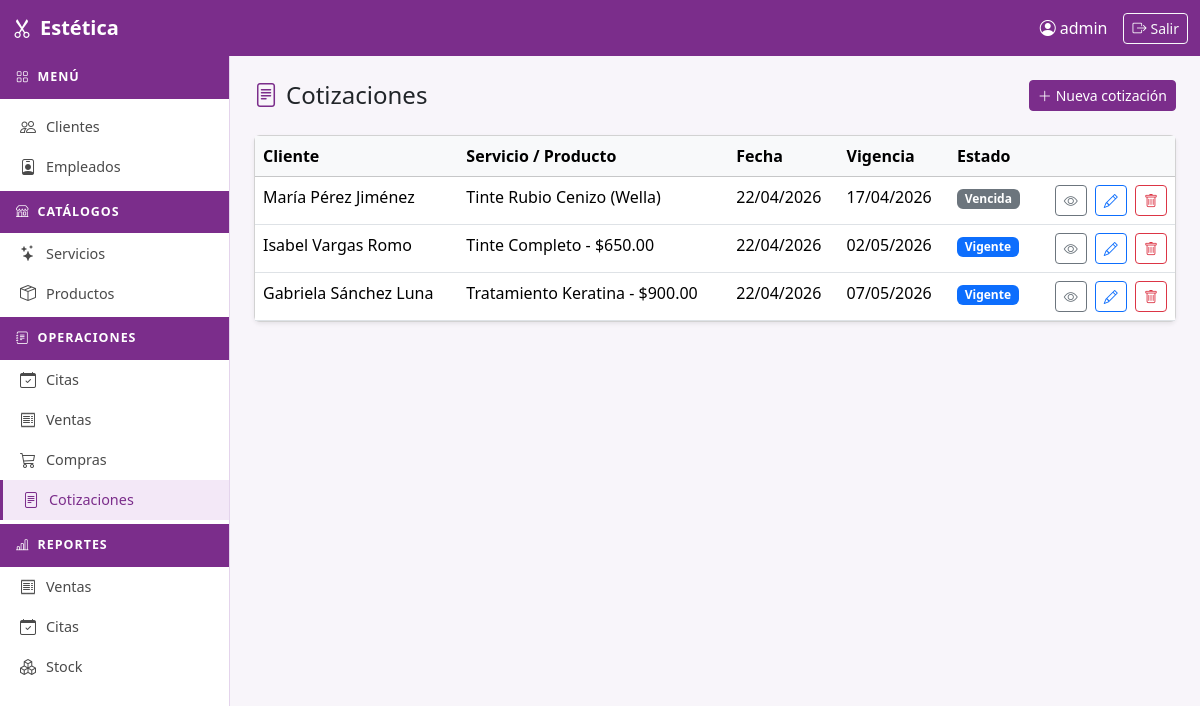
The app's page /operaciones/cotizaciones/ (signed in) with its own data.
### apps/operaciones/models.py (models this page shows, shortened)
class Cotizacion(models.Model):
    ESTADO_CHOICES = [
        ('vigente', 'Vigente'),
        ('aceptada', 'Aceptada'),
        ('vencida', 'Vencida'),
        ('rechazada', 'Rechazada'),
    ]
    cliente = models.ForeignKey(Cliente, on_delete=models.CASCADE, related_name='cotizaciones')
    servicio = models.ForeignKey(Servicio, on_delete=models.SET_NULL, null=True, blank=True, related_name='cotizaciones')
    producto = models.ForeignKey(Producto, on_delete=models.SET_NULL, null=True, blank=True, related_name='cotizaciones')
    fecha = models.DateTimeField(auto_now_add=True)
    vigencia = models.DateField()
    estado = models.CharField(max_length=20, choices=ESTADO_CHOICES, default='vigente')
    activo = models.BooleanField(default=True)
    class Meta:
        verbose_name = 'Cotización'
        verbose_name_plural = 'Cotizaciones'
        ordering = ['-fecha']

### apps/clientes/models.py (models this page shows)
class Cliente(models.Model):
    nombre = models.CharField(max_length=50)
    telefono = models.CharField(max_length=50)
    email = models.CharField(max_length=100, blank=True)
    fecha_registro = models.DateTimeField(auto_now_add=True)
    activo = models.BooleanField(default=True)
    class Meta:
        verbose_name = 'Cliente'
        verbose_name_plural = 'Clientes'
        ordering = ['nombre']
    def __str__(self):
        return self.nombre

### apps/servicios/models.py (models this page shows, shortened)
class Producto(models.Model):
    nombre = models.CharField(max_length=50)
    marca = models.CharField(max_length=50)
    costo = models.FloatField()
    precio_venta = models.FloatField()
    stock_actual = models.IntegerField()
    stock_minimo = models.IntegerField()
    activo = models.BooleanField(default=True)
    class Meta:
        verbose_name = 'Producto'
        verbose_name_plural = 'Productos'
        ordering = ['nombre']
    def __str__(self):
        return f'{self.nombre} ({self.marca})'

class Servicio(models.Model):
    CATEGORIA_CHOICES = [
        ('corte', 'Corte'),
        ('color', 'Color'),
        ('tratamiento', 'Tratamiento'),
        ('unas', 'Uñas'),
        ('maquillaje', 'Maquillaje'),
        ('otro', 'Otro'),
    ]
    nombre = models.CharField(max_length=50)
    categoria = models.CharField(max_length=50, choices=CATEGORIA_CHOICES)
    precio_base = models.DecimalField(max_digits=10, decimal_places=2)
    activo = models.BooleanField(default=True)
    class Meta:
        verbose_name = 'Servicio'
        verbose_name_plural = 'Servicios'
        ordering = ['categoria', 'nombre']
    def __str__(self):
        return f'{self.nombre} - ${self.precio_base}'

### apps/operaciones/views.py (the view)
# urls.py: path('cotizaciones/', views.cotizacion_list, name='cotizacion_list'),
@login_required
def cotizacion_list(request):
    qs = Cotizacion.objects.filter(activo=True).select_related('cliente', 'servicio', 'producto')
    return render(request, 'operaciones/cotizacion_list.html', {'cotizaciones': _paginate(qs, request)})

### apps/operaciones/views.py (called while the page is built)
def _paginate(queryset, request):
    paginator = Paginator(queryset, 10)
    page = request.GET.get('page')
    try:
        return paginator.page(page)
    except PageNotAnInteger:
        return paginator.page(1)
    except EmptyPage:
        return paginator.page(paginator.num_pages)

### templates/operaciones/cotizacion_list.html (shortened to what this page needs)
{% extends "base.html" %}
{% block content %}
<div class="d-flex justify-content-between align-items-center mb-4">
  <h4 class="mb-0"><i class="bi bi-file-text me-2" style="color:#7b2d8b"></i>Cotizaciones</h4>
  <a href="{% url 'operaciones:cotizacion_create' %}" class="btn btn-primary btn-sm"><i class="bi bi-plus-lg me-1"></i>Nueva cotización</a>
</div>
<div class="card shadow-sm">
  <div class="card-body p-0">
    <table class="table table-hover mb-0">
      <thead class="table-light">
        <tr><th>Cliente</th><th>Servicio / Producto</th><th>Fecha</th><th>Vigencia</th><th>Estado</th><th></th></tr>
      </thead>
      <tbody>
        {% for q in cotizaciones %}
        <tr>
          <td>{{ q.cliente }}</td>
          <td>{{ q.servicio|default:q.producto|default:"—" }}</td>
          <td>{{ q.fecha|date:"d/m/Y" }}</td>
          <td>{{ q.vigencia|date:"d/m/Y" }}</td>
          <td><span class="badge badge-{{ q.estado }}">{{ q.get_estado_display }}</span></td>
          <td class="text-end">
            <a href="{% url 'operaciones:cotizacion_detail' q.pk %}" class="btn btn-sm btn-outline-secondary me-1"><i class="bi bi-eye"></i></a>
            <a href="{% url 'operaciones:cotizacion_update' q.pk %}" class="btn btn-sm btn-outline-primary me-1"><i class="bi bi-pencil"></i></a>
            <a href="{% url 'operaciones:cotizacion_delete' q.pk %}" class="btn btn-sm btn-outline-danger"><i class="bi bi-trash"></i></a>
          </td>
        </tr>
        {% empty %}
        <tr><td colspan="6" class="text-center text-muted py-4">Sin cotizaciones registradas.</td></tr>
        {% endfor %}
      </tbody>
    </table>
  </div>
</div>
{% endblock %}

### templates/base.html (shortened to what this page needs)
<!DOCTYPE html>
<html lang="es">
<head>
  <link rel="stylesheet" href="https://cdn.jsdelivr.net/npm/bootstrap@5.3.3/dist/css/bootstrap.min.css">
  <link rel="stylesheet" href="https://cdn.jsdelivr.net/npm/bootstrap-icons@1.11.3/font/bootstrap-icons.min.css">
</head>
<body>
<nav class="navbar navbar-estetica fixed-top">
  <div class="container-fluid">
    <a class="navbar-brand fw-bold fs-5" href="/">
      <i class="bi bi-scissors me-2"></i>Estética
    </a>
    {% if user.is_authenticated %}
    <div class="d-flex align-items-center gap-3">
      <span class="navbar-text">
        <i class="bi bi-person-circle me-1"></i>{{ user.get_full_name|default:user.username }}
      </span>
      <form method="post" action="/auth/logout/" class="m-0">
        <button type="submit" class="btn btn-sm btn-outline-light">
          <i class="bi bi-box-arrow-right me-1"></i>Salir
        </button>
      </form>
    </div>
    {% endif %}
  </div>
</nav>
{% if user.is_authenticated %}
<nav id="sidebar">
  <div class="sidebar-header"><i class="bi bi-grid me-2"></i>Menú</div>
  <ul class="nav flex-column py-2">
    <li class="nav-item">
      <a class="nav-link {% if request.resolver_match.app_name == 'clientes' %}active{% endif %}"
         href="{% url 'clientes:list' %}">
        <i class="bi bi-people"></i> Clientes
      </a>
    </li>
    <li class="nav-item">
      <a class="nav-link {% if request.resolver_match.app_name == 'empleados' %}active{% endif %}"
         href="{% url 'empleados:list' %}">
        <i class="bi bi-person-badge"></i> Empleados
      </a>
    </li>
    <div class="sidebar-header mt-1"><i class="bi bi-shop me-2"></i>Catálogos</div>
    <li class="nav-item">
      <a class="nav-link {% if 'servicio_list' in request.resolver_match.url_name %}active{% endif %}"
         href="{% url 'servicios:servicio_list' %}">
        <i class="bi bi-stars"></i> Servicios
      </a>
    </li>
    <li class="nav-item">
      <a class="nav-link {% if 'producto_list' in request.resolver_match.url_name %}active{% endif %}"
         href="{% url 'servicios:producto_list' %}">
        <i class="bi bi-box-seam"></i> Productos
      </a>
    </li>
    <div class="sidebar-header mt-1"><i class="bi bi-journal-text me-2"></i>Operaciones</div>
    <li class="nav-item">
      <a class="nav-link {% if 'cita' in request.resolver_match.url_name %}active{% endif %}"
         href="{% url 'operaciones:cita_list' %}">
        <i class="bi bi-calendar-check"></i> Citas
      </a>
    </li>
    <li class="nav-item">
      <a class="nav-link {% if 'venta' in request.resolver_match.url_name %}active{% endif %}"
         href="{% url 'operaciones:venta_list' %}">
        <i class="bi bi-receipt"></i> Ventas
      </a>
    </li>
    <li class="nav-item">
      <a class="nav-link {% if 'compra' in request.resolver_match.url_name %}active{% endif %}"
         href="{% url 'operaciones:compra_list' %}">
        <i class="bi bi-cart3"></i> Compras
      </a>
    </li>
    <li class="nav-item">
      <a class="nav-link {% if 'cotizacion' in request.resolver_match.url_name %}active{% endif %}"
         href="{% url 'operaciones:cotizacion_list' %}">
        <i class="bi bi-file-text"></i> Cotizaciones
      </a>
    </li>
    <div class="sidebar-header mt-1"><i class="bi bi-bar-chart-line me-2"></i>Reportes</div>
    <li class="nav-item">
      <a class="nav-link {% if request.resolver_match.url_name == 'reporte_ventas' %}active{% endif %}"
         href="{% url 'reporte_ventas' %}">
        <i class="bi bi-receipt"></i> Ventas
      </a>
    </li>
    <li class="nav-item">
      <a class="nav-link {% if request.resolver_match.url_name == 'reporte_citas' %}active{% endif %}"
         href="{% url 'reporte_citas' %}">
        <i class="bi bi-calendar-check"></i> Citas
      </a>
    </li>
    <li class="nav-item">
      <a class="nav-link {% if request.resolver_match.url_name == 'reporte_stock' %}active{% endif %}"
         href="{% url 'reporte_stock' %}">
        <i class="bi bi-boxes"></i> Stock
      </a>
    </li>
  </ul>
</nav>
{% endif %}
<main id="main-content">
  {% block content %}{% endblock %}
</main>
</body>
</html>

### templates/base.html (style rules this page uses)
:root { --color-primary: #7b2d8b; --color-primary-dark: #5e2069; --color-primary-light: #a94bb8; }
body { background-color: #f8f5fa; }
.navbar-estetica { background-color: var(--color-primary); }
.navbar-estetica .navbar-brand, .navbar-estetica .nav-link, .navbar-estetica .navbar-text { color: #fff !important; }
#sidebar { width: 230px; min-height: calc(100vh - 56px); background-color: #fff; border-right: 1px solid #e4d4ec; position: fixed; top: 56px; left: 0; overflow-y: auto; z-index: 100; }
#sidebar .sidebar-header { background-color: var(--color-primary); color: #fff; padding: 12px 16px; font-size: 0.78rem; text-transform: uppercase; letter-spacing: 0.08em; font-weight: 600; }
#sidebar .nav-link { color: #4a4a4a; padding: 8px 20px; font-size: 0.9rem; border-radius: 0; display: flex; align-items: center; gap: 10px; }
#sidebar .nav-link:hover, #sidebar .nav-link.active { background-color: #f3e8f7; color: var(--color-primary); border-left: 3px solid var(--color-primary); }
#sidebar .nav-link i { font-size: 1rem; }
#main-content { margin-left: 230px; margin-top: 56px; padding: 24px; min-height: calc(100vh - 56px); }
.btn-primary { background-color: var(--color-primary); border-color: var(--color-primary); }
.badge-vigente { background-color: #0d6efd; }
.badge-vencida { background-color: #6c757d; }

### records on screen
Cotizacion: cliente "María Pérez Jiménez", servicio "Tinte Rubio Cenizo (Wella)", fecha "22/04/2026", vigencia "17/04/2026", estado "Vencida"
Cotizacion: cliente "Isabel Vargas Romo", servicio "Tinte Completo - $650.00", fecha "22/04/2026", vigencia "02/05/2026", estado "Vigente"
Cotizacion: cliente "Gabriela Sánchez Luna", servicio "Tratamiento Keratina - $900.00", fecha "22/04/2026", vigencia "07/05/2026", estado "Vigente"

### other values on screen
{{ user.get_full_name|default:user.username }} "admin"
